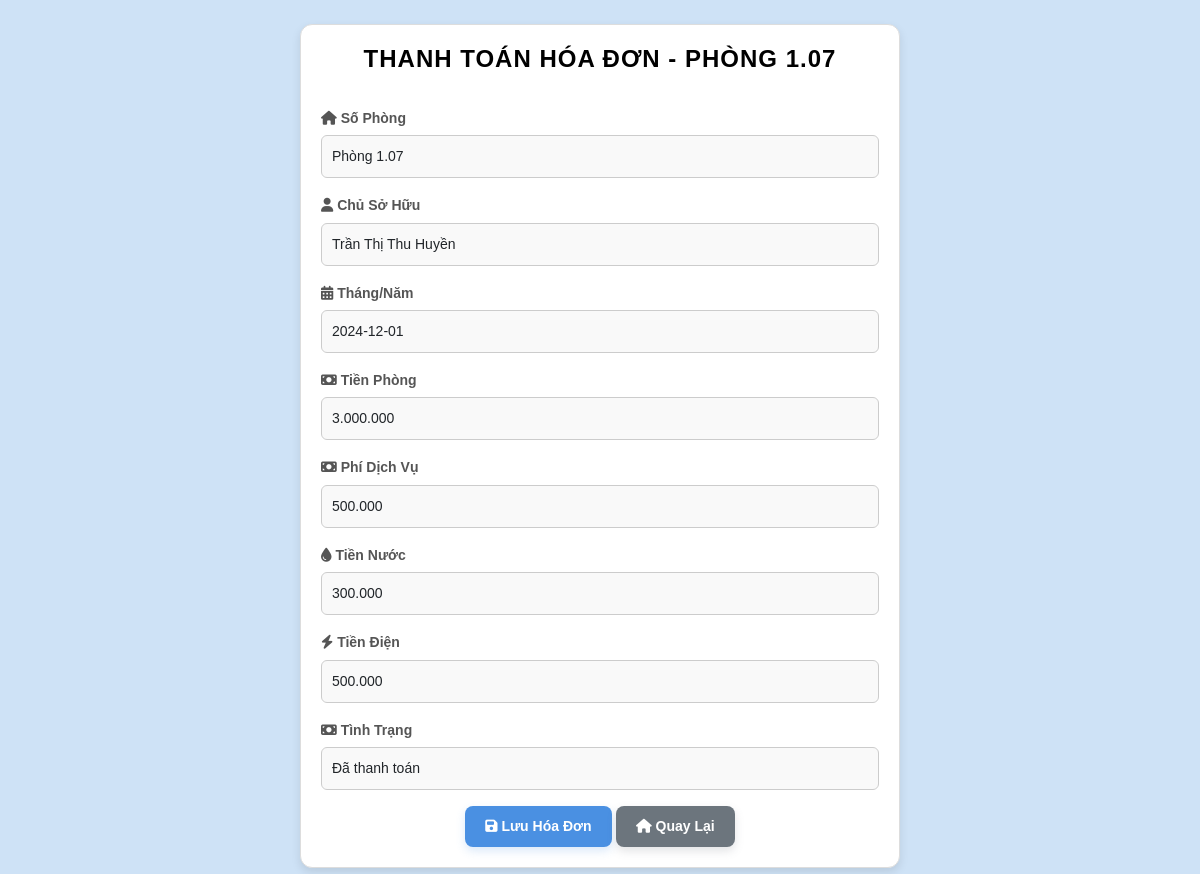
The page /quanlyhoadon/suahoadon.php?id=1 on the database its author committed.
### tables this page shows
CREATE TABLE `hoadon` (
  `id` int(11) NOT NULL,
  `so_phong` varchar(10) NOT NULL,
  `thang_nam` date NOT NULL,
  `so_nguoi_o` int(11) NOT NULL,
  `dia_chi` varchar(255) NOT NULL,
  `chu_so_huu` varchar(255) NOT NULL,
  `tien_phong` decimal(10,2) NOT NULL,
  `phi_dich_vu` decimal(10,2) NOT NULL,
  `tien_nuoc` decimal(10,2) NOT NULL,
  `tien_dien` decimal(10,2) NOT NULL,
  `tinh_trang` enum('Chưa thanh toán','Đã thanh toán') NOT NULL,
  `facility_id` int(11) DEFAULT NULL
);

### quanlyhoadon/suahoadon.php (the view, shortened to what this page needs)
<?php
$servername = "localhost";
$username = "root";
$password = "";
$dbname = "baiTapLon";
$conn = new mysqli($servername, $username, $password, $dbname);
if ($_SERVER['REQUEST_METHOD'] == 'POST') {
    $id = isset($_POST['id']) ? intval($_POST['id']) : 0;
    $so_phong = isset($_POST['so_phong']) ? $_POST['so_phong'] : '';
    $chu_so_huu = isset($_POST['chu_so_huu']) ? $_POST['chu_so_huu'] : '';
    $thang_nam = isset($_POST['thang_nam']) ? $_POST['thang_nam'] : '';
    $tien_phong = isset($_POST['tien_phong']) ? floatval(str_replace('.', '', $_POST['tien_phong'])) : 0;
    $phi_dich_vu = isset($_POST['phi_dich_vu']) ? floatval(str_replace('.', '', $_POST['phi_dich_vu'])) : 0;
    $tien_nuoc = isset($_POST['tien_nuoc']) ? floatval(str_replace('.', '', $_POST['tien_nuoc'])) : 0;
    $tien_dien = isset($_POST['tien_dien']) ? floatval(str_replace('.', '', $_POST['tien_dien'])) : 0;
    $tinh_trang = isset($_POST['tinh_trang']) ? $_POST['tinh_trang'] : '';
    $sql = "UPDATE hoadon
            SET so_phong = '$so_phong',chu_so_huu = '$chu_so_huu', thang_nam = '$thang_nam', tien_phong = $tien_phong,
                phi_dich_vu = $phi_dich_vu, tien_nuoc = $tien_nuoc, tien_dien = $tien_dien, tinh_trang = '$tinh_trang'
            WHERE id = $id";
    if ($conn->query($sql) === TRUE) {
        header("Location: xemhoadon.php?id=$id");
        exit;
    } else {
        echo "Lỗi: " . $conn->error;
    }
} else {
    $id = isset($_GET['id']) ? intval($_GET['id']) : 0;
    $sql = "SELECT * FROM hoadon WHERE id = $id";
    $result = $conn->query($sql);
    if ($result->num_rows > 0) {
        $row = $result->fetch_assoc();
    } else {
        die("Không tìm thấy hóa đơn.");
    }
}
?>
<!DOCTYPE html>
<html lang="vi">
<head>
    <link href="https://cdn.jsdelivr.net/npm/bootstrap@5.3.0/dist/css/bootstrap.min.css" rel="stylesheet">
    <link href="suahoadon.css" rel="stylesheet">
    <link href="https://cdnjs.cloudflare.com/ajax/libs/font-awesome/6.5.1/css/all.min.css" rel="stylesheet">
</head>
<body>
    <div class="container mt-4">
        <h1 class="text-center">Thanh Toán Hóa Đơn - <?php echo $row['so_phong']; ?></h1>
        <form action="" method="POST">
            <div class="mb-3">
                <label for="so_phong" class="form-label"><i class="fa-solid fa-house"></i> Số Phòng</label>
                <input type="text" class="form-control" id="so_phong" name="so_phong" value="<?php echo $row['so_phong']; ?>">
            </div>
            <div class="mb-3">
                <label for="chu_so_huu" class="form-label"><i class="fa-solid fa-user"></i> Chủ Sở Hữu</label>
                <input type="text" class="form-control" id="chu_so_huu" name="chu_so_huu" value="<?php echo $row['chu_so_huu']; ?>">
            </div>
            <div class="mb-3">
                <label for="thang_nam" class="form-label"><i class="fa-solid fa-calendar-days"></i> Tháng/Năm</label>
                <input type="text" class="form-control" id="thang_nam" name="thang_nam" value="<?php echo $row['thang_nam']; ?>">
            </div>
            <div class="mb-3">
                <label for="tien_phong" class="form-label"><i class="fa-solid fa-money-bill"></i> Tiền Phòng</label>
                <input type="text" class="form-control" id="tien_phong" name="tien_phong" value="<?php echo number_format($row['tien_phong'], 0, ',', '.'); ?>">
            </div>
            <div class="mb-3">
                <label for="phi_dich_vu" class="form-label"><i class="fa-solid fa-money-bill"></i> Phí Dịch Vụ</label>
                <input type="text" class="form-control" id="phi_dich_vu" name="phi_dich_vu" value="<?php echo number_format($row['phi_dich_vu'], 0, ',', '.'); ?>">
            </div>
            <div class="mb-3">
                <label for="tien_nuoc" class="form-label"><i class="fa-solid fa-droplet"></i> Tiền Nước</label>
                <input type="text" class="form-control" id="tien_nuoc" name="tien_nuoc" value="<?php echo number_format($row['tien_nuoc'], 0, ',', '.'); ?>">
            </div>
            <div class="mb-3">
                <label for="tien_dien" class="form-label"><i class="fa-solid fa-bolt"></i> Tiền Điện</label>
                <input type="text" class="form-control" id="tien_dien" name="tien_dien" value="<?php echo number_format($row['tien_dien'], 0, ',', '.'); ?>">
            </div>
            <div class="mb-3">
                <label for="tinh_trang" class="form-label"><i class="fa-solid fa-money-bill"></i> Tình Trạng</label>
                <input type="text" class="form-control" id="tinh_trang" name="tinh_trang" value="<?php echo $row['tinh_trang']; ?>">
            </div>
            <div class="text-center mt-3">
                <button type="submit" class="btn btn-primary"><i class="fa-solid fa-floppy-disk"></i> Lưu Hóa Đơn</button>
                <a href="danhsachphong.php" class="btn btn-secondary"><i class="fa-solid fa-house"></i> Quay Lại</a>
            </div>
        </form>
    </div>
</body>
</html>

### quanlyhoadon/suahoadon.css (style rules this page uses)
body { font-family: 'Arial', sans-serif; background-color: #cee2f6; margin: 0; padding: 0; line-height: 1.6; color: #333; }
.container { max-width: 600px; margin: 30px auto; background-color: #ffffff; padding: 20px; border-radius: 12px; box-shadow: 0 4px 10px rgba(0, 0, 0, 0.1); border: 1px solid #ddd; animation: fadeIn 0.3s ease-in-out; }
h1 { font-size: 24px; color: #000000; text-align: center; margin-bottom: 20px; font-weight: bold; text-transform: uppercase; letter-spacing: 1px; position: relative; }
h1::after { content: ""; width: 50px; height: 3px; display: block; margin: 10px auto 0; border-radius: 2px; }
.form-label { font-weight: 600; font-size: 14px; margin-bottom: 6px; display: block; color: #555; }
.form-control { border-radius: 6px; border: 1px solid #ccc; padding: 10px; font-size: 14px; margin-bottom: 15px; background-color: #f9f9f9; transition: all 0.3s ease-in-out; }
.btn { padding: 10px 20px; font-size: 14px; font-weight: bold; border-radius: 8px; text-decoration: none; border: none; transition: all 0.3s ease-in-out; }
.btn-primary { background-color: #4a90e2; color: #ffffff; box-shadow: 0 4px 10px rgba(74, 144, 226, 0.2); }
.btn-secondary { background-color: #6c757d; color: #ffffff; box-shadow: 0 4px 10px rgba(108, 117, 125, 0.2); }
.text-center { text-align: center; }
.mb-3 { margin-bottom: 20px; }
.mt-3 { margin-top: 15px; }
.mt-4 { margin-top: 25px; }

### rows shown on the page
hoadon: so_phong "PHÒNG 1.07", so_phong "Phòng 1.07", chu_so_huu "Trần Thị Thu Huyền", thang_nam "2024-12-01", tien_phong "3.000.000", phi_dich_vu "500.000", tien_nuoc "300.000", tien_dien "500.000", tinh_trang "Đã thanh toán"
